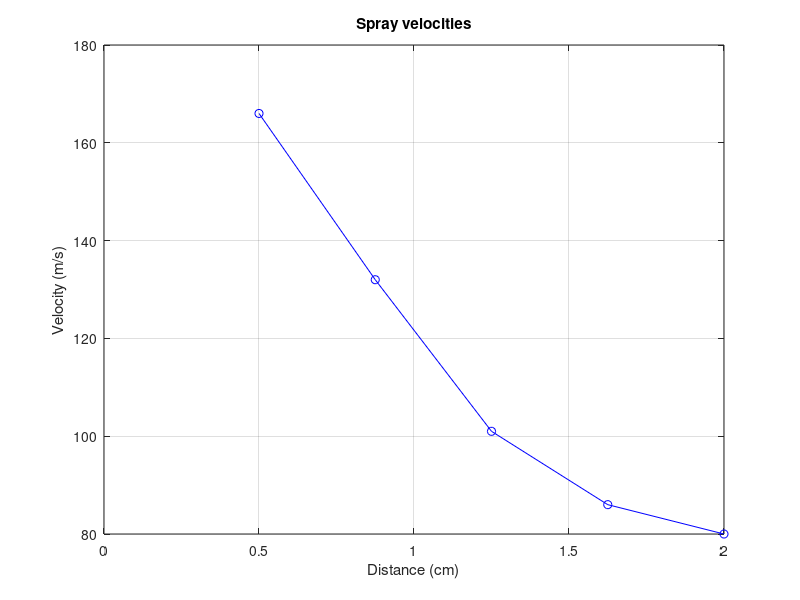

Write the MATLAB code that produced this figure.
V = [166 132 101 86 80];
d = [0.5 0.875 1.25 1.625 2];

plot(d,V,'b-o')

grid on
title('Spray velocities')
xlabel('Distance (cm)')
ylabel('Velocity (m/s)')